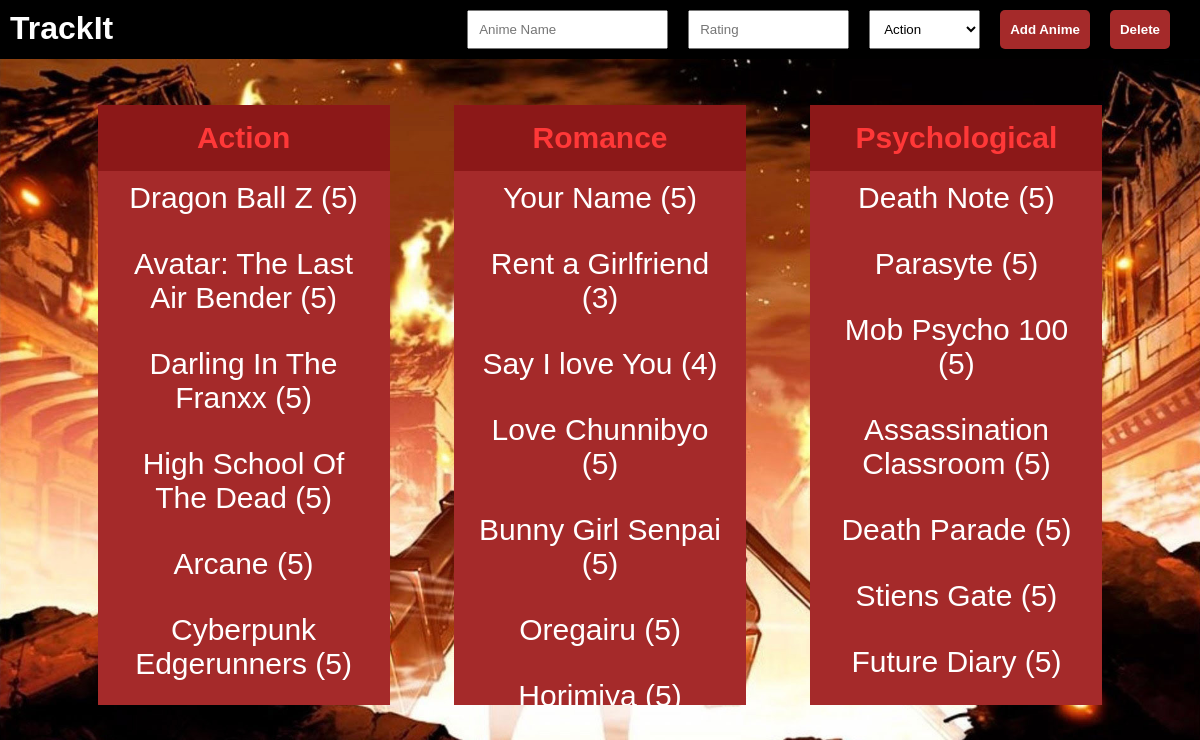
The page / on the database its author committed.
### anime/models.py (models this page shows, shortened)
class action(models.Model):
    title = models.CharField(max_length=50)
    rating = models.IntegerField(validators=[MinValueValidator(1), MaxValueValidator(5)], null= True)

class Romance(models.Model):
    title = models.CharField(max_length=50)
    rating = models.IntegerField(validators=[MinValueValidator(1), MaxValueValidator(5)], null= True)

class psychological(models.Model):
    title = models.CharField(max_length=50)
    rating = models.IntegerField(validators=[MinValueValidator(1), MaxValueValidator(5)], null= True)

### anime/views.py (the view)
# urls.py: path('', include("anime.urls"))
def anime(request):
    if(request.method == "POST"):
        form = animeForm(request.POST)
        if form.is_valid():
            anime = request.POST["anime_name"]
            genre = request.POST["genre"]
            rating = request.POST["rating"]
            actions = request.POST["action"]
            if actions == "add" :
                if genre == "action" :
                    action.objects.create(title = anime, rating = rating)
                elif genre == "romance" :
                    Romance.objects.create(title = anime, rating = rating)
                else:
                    psychological.objects.create(title = anime, rating = rating)
                return HttpResponseRedirect(reverse("anime"))
            else:
                if genre == "action" :
                    anime_act = action.objects.get(title = anime)
                    anime_act.delete()
                elif genre == "romance" :
                    anime_rom = Romance.objects.get(title = anime)
                    anime_rom.delete()
                else:
                    anime_psych = psychological.objects.get(title = anime)
                    anime_psych.delete()
                return HttpResponseRedirect(reverse("anime"))
        else:
            form = animeForm(request.POST)
            return render(request, "anime/anime.html", {
                "action_anime" : action.objects.all(),
                "romance_anime" : Romance.objects.all(),
                "psychological_anime" : psychological.objects.all(),
                "form" : form
            })
    else:
        return render(request, "anime/anime.html", {
            "action_anime" : action.objects.all(),
            "romance_anime" : Romance.objects.all(),
            "psychological_anime" : psychological.objects.all(),
            "form" : norm_form
        })

### anime/forms.py
class animeForm(forms.Form):
    anime_name = forms.CharField(max_length=100,
                                 label="",
                                 widget=forms.TextInput({"class": "form-items", "placeholder": "Anime Name"}))
    rating = forms.IntegerField(label="",
                                min_value=1,
                                max_value=5,
                                widget=forms.TextInput({"class": "form-items",
                                                        "placeholder": "Rating",
                                                        "min": 1,"max": 5,
                                                        "size" : 15}))
    genre = forms.ChoiceField(label='',
                              choices=[
                                ('action', 'Action'),
                                ('romance', 'Romance'),
                                ('psychology', 'Psychology')],
                              widget=forms.Select(
                                attrs={
                                    'class': 'form-items'}))

### anime/templates/anime/anime.html (shortened to what this page needs)
{% load static %}
<!DOCTYPE html>
<html lang="en">
<head>
    <link rel="stylesheet" href="{% static "anime/anime.css" %}">
</head>
<body>
    <header class="main-header">
        <h1 class="heading">TrackIt</h1>
        <form action="/" method="post" class="main-form">
            {{ form }}
            <button type="submit" class="form-items button" value="add" name="action">Add Anime</button>
            <button type="submit" class="form-items button" value="delete" name="action">Delete</button>
        </form>
    </header>
    <div class="main-container">
        <ul class="container">
            <li class="item fixed">Action</li>
            {% for anime in action_anime%}
                <li class="item">{{ anime.title }} ({{ anime.rating }})</li>
            {% endfor %}
        </ul>
        <ul class="container">
            <li class="item fixed">Romance</li>
            {% for anime in romance_anime%}
                <li class="item">{{ anime.title }} ({{ anime.rating }})</li>
            {% endfor %}
        </ul>
        <ul class="container">
            <li class="item fixed">Psychological</li>
            {% for anime in psychological_anime%}
                <li class="item">{{ anime.title }} ({{ anime.rating }})</li>
            {% endfor %}
        </ul>
    </div>
</body>
</html>

### anime/static/anime/anime.css (style rules this page uses)
* { box-sizing: border-box; }
body { margin: 0px; padding: 0px; font-family: Arial, Helvetica, sans-serif; background-image: url("/static/anime/images/attack on titan.jpg"); background-size: cover; background-position: 50% 50%; }
.main-header { background-color: black; display: flex; justify-content: space-between; }
.heading { margin: 0px; padding: 10px; color: white; font-weight: bolder; display: inline-block; vertical-align: middle; }
.main-form { display: inline-block; vertical-align: middle; margin-right: 20px; display: flex; }
.form-items { vertical-align: middle; margin: 10px; padding: 10px; }
.main-container { text-align: center; padding: 16px; }
.container { display: inline-block; width: 25%; padding: 0px; margin: 30px; background-color: brown; color: white; text-align: center; height: 600px; overflow: scroll; position: relative; overflow-x: hidden; }
.item { list-style-type: none; padding: 16px; font-size: 30px; }
li:nth-of-type(2) { margin-top: 60px; }
.fixed { background-color: #8c1818; width: 100%; color: rgb(255, 56, 56); font-weight: bold; position: absolute; }
.button { background-color: brown; color: white; border: none; font-weight: bold; border-radius: 5px; }

### rows shown on the page
action: title "Dragon Ball Z", rating "5"
action: title "Avatar: The Last Air Bender", rating "5"
action: title "Darling In The Franxx", rating "5"
action: title "High School Of The Dead", rating "5"
action: title "Arcane", rating "5"
action: title "Cyberpunk Edgerunners", rating "5"
Romance: title "Your Name", rating "5"
Romance: title "Rent a Girlfriend", rating "3"
Romance: title "Say I love You", rating "4"
Romance: title "Love Chunnibyo", rating "5"
Romance: title "Bunny Girl Senpai", rating "5"
Romance: title "Oregairu", rating "5"
Romance: title "Horimiya", rating "5"
psychological: title "Death Note", rating "5"
psychological: title "Parasyte", rating "5"
psychological: title "Mob Psycho 100", rating "5"
psychological: title "Assassination Classroom", rating "5"
psychological: title "Death Parade", rating "5"
psychological: title "Stiens Gate", rating "5"
psychological: title "Future Diary", rating "5"
